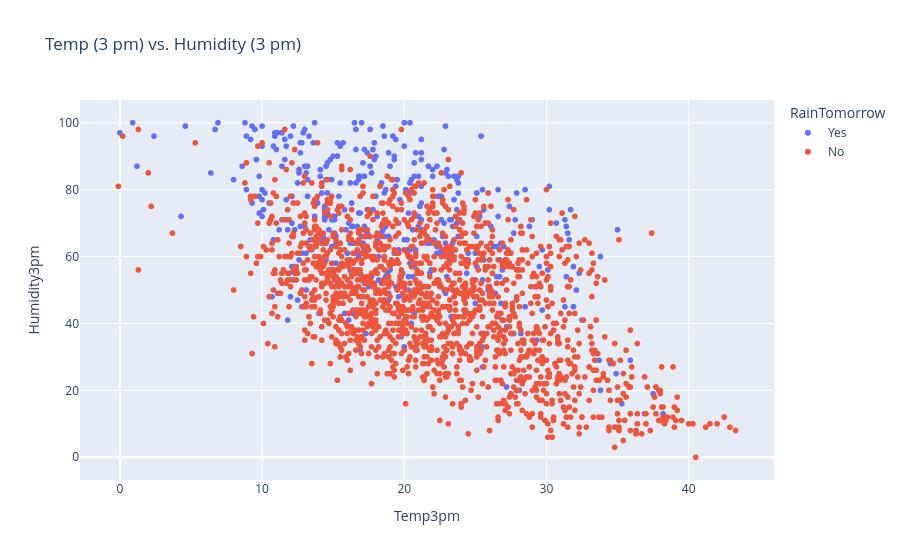

Source (notebook cell):
### Code cell
px.scatter(raw_df.sample(2000), 
           x = 'Temp3pm', 
           y = 'Humidity3pm',
             title = 'Temp (3 pm) vs. Humidity (3 pm)', 
             color='RainTomorrow')

### Figure 1 — Plotly figure (JSON) as saved in the notebook; plotly's stock layout.template omitted (floating-point values rounded to 4 significant figures; data arrays with more than 128 entries replaced by an {"elided": "..."} marker saying what was removed)
{"data": [{"hovertemplate": "RainTomorrow=Yes<br>Temp3pm=%{x}<br>Humidity3pm=%{y}<extra></extra>", "legendgroup": "Yes", "marker": {"color": "#636efa", "symbol": "circle"}, "mode": "markers", "name": "Yes", "showlegend": true, "type": "scattergl", "x": {"elided": "427 float values"}, "xaxis": "x", "y": {"elided": "427 float values"}, "yaxis": "y"}, {"hovertemplate": "RainTomorrow=No<br>Temp3pm=%{x}<br>Humidity3pm=%{y}<extra></extra>", "legendgroup": "No", "marker": {"color": "#EF553B", "symbol": "circle"}, "mode": "markers", "name": "No", "showlegend": true, "type": "scattergl", "x": {"elided": "1573 float values"}, "xaxis": "x", "y": {"elided": "1573 float values"}, "yaxis": "y"}], "layout": {"legend": {"title": {"text": "RainTomorrow"}, "tracegroupgap": 0}, "title": {"text": "Temp (3 pm) vs. Humidity (3 pm)"}, "xaxis": {"anchor": "y", "domain": [0, 1], "title": {"text": "Temp3pm"}}, "yaxis": {"anchor": "x", "domain": [0, 1], "title": {"text": "Humidity3pm"}}}}
